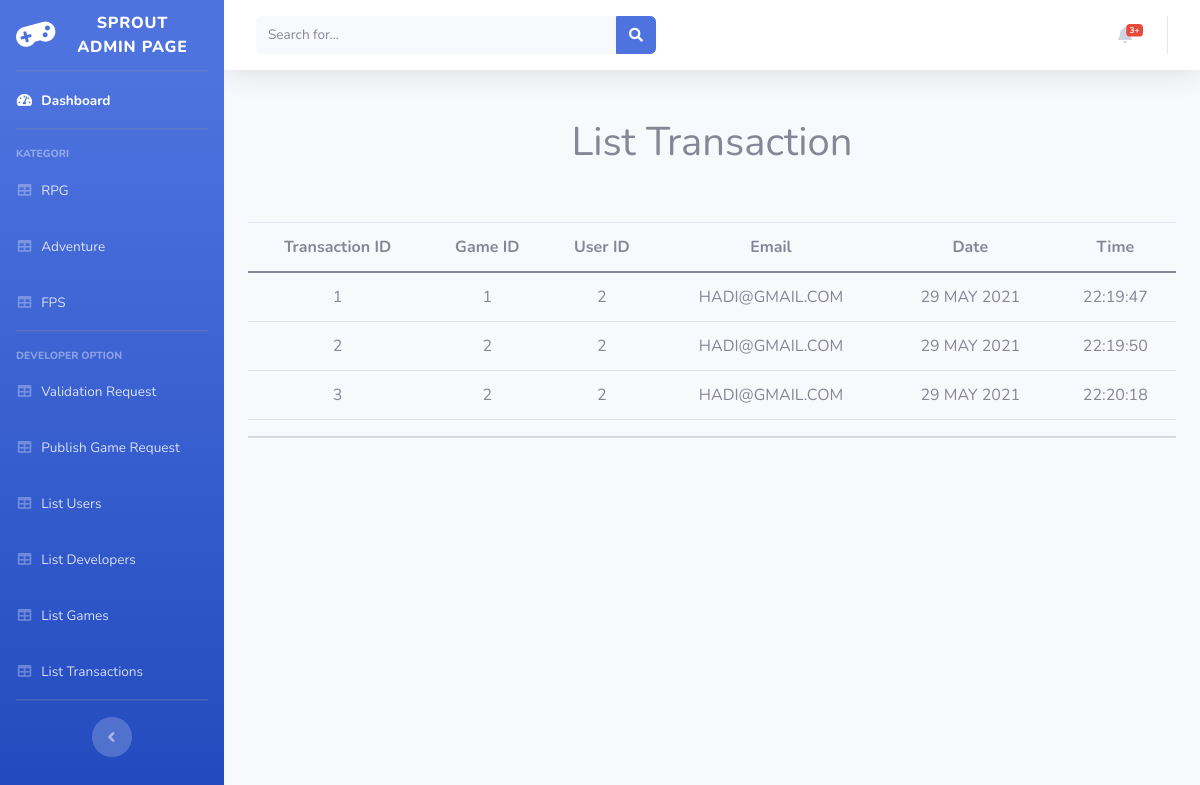
Screenshot of /SGSWebsite/index.php/admin/listTransactions with the database file from the repository.
### tables this page shows
CREATE TABLE `transaction` (
  `transaksi_id` int(11) NOT NULL,
  `game_id` int(11) NOT NULL,
  `id_user` int(11) NOT NULL,
  `email` varchar(256) NOT NULL,
  `date` varchar(256) NOT NULL,
  `time` varchar(256) NOT NULL DEFAULT current_timestamp()
);

### SGSWebsite/application/controllers/Admin.php (called while the page is built, shortened)
<?php
class Admin extends CI_Controller
{
    public function __construct()
    {
        $this->load->model('AdminModel');
    }
    public function listTransactions()
    {
        $this->load->library('pagination');
        $config['per_page'] = 10;
        $from = $this->uri->segment(3);
        $data['transactions'] = $this->AdminModel->listTransactions($config['per_page'], $from);
        $this->load->view('templates/header_admin');
        $this->load->view('templates/sidebar');
        $this->load->view('admin/listTransactions', $data);
        $this->load->view('templates/footer_admin');
    }
}

### SGSWebsite/index.php (called while the page is built, shortened)
<?php
require_once BASEPATH.'core/CodeIgniter.php';

### SGSWebsite/application/models/AdminModel.php (called while the page is built, shortened)
<?php
class AdminModel extends CI_Model
{
    public function listTransactions($number, $offset)
    {
        return $query = $this->db->get('transaction', $number, $offset)->result_array();
    }
}

### SGSWebsite/application/views/admin/listTransactions.php (the view, shortened to what this page needs)
<div class="container">
    <div class="row mt-5 mb-5">
        <div class="col-md-12">
            <h1 class="text-center">List Transaction</h1>
        </div>
    </div>
    <div class="row">
        <div class="col-md-12">
            <table class="table table-hover">
                <thead>
                    <tr class="text-center">
                        <th scope="col">Transaction ID</th>
                        <th scope="col">Game ID</th>
                        <th scope="col">User ID</th>
                        <th scope="col">Email</th>
                        <th scope="col">Date</th>
                        <th scope="col">Time</th>
                    </tr>
                </thead>
                <tbody>
                    <?php foreach ($transactions as $game) : ?>
                        <tr class="text-center">
                            <td>
                                <?= $game['transaksi_id'] ?>
                            </td>
                            <td>
                                <?= $game['game_id'] ?>
                            </td>
                            <td style="text-transform: uppercase;">
                                <?= $game['id_user'] ?>
                            </td>
                            <td style="text-transform: uppercase;">
                                <?= $game['email'] ?>
                            </td>
                            <td style="text-transform: uppercase;">
                                <?= $game['date'] ?>
                            </td>
                            <td style="text-transform: uppercase;">
                                <?= $game['time'] ?>
                            </td>
                        </tr>
                    <?php endforeach ?>
                </tbody>
            </table>
            <hr>
        </div>
    </div>
</div>

### rows the page displays
transaction: transaksi_id "1", game "1", id_user "2", email "HADI@GMAIL.COM", date "29 MAY 2021", time "22:19:47"
transaction: transaksi_id "2", game "2", id_user "2", email "HADI@GMAIL.COM", date "29 MAY 2021", time "22:19:50"
transaction: transaksi_id "3", game "2", id_user "2", email "HADI@GMAIL.COM", date "29 MAY 2021", time "22:20:18"
